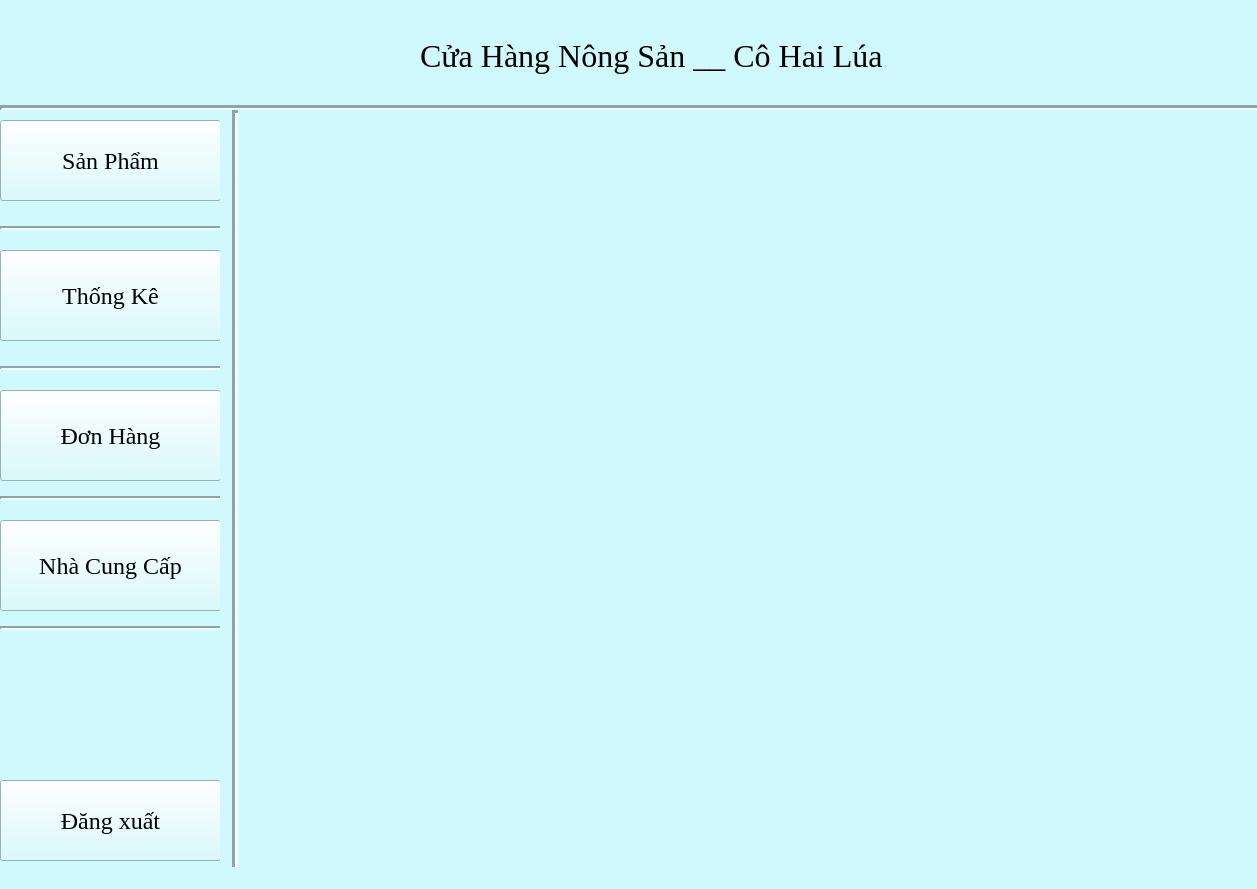
<?xml version="1.0" encoding="UTF-8"?>
<ui version="4.0">
 <class>MainWindow</class>
 <widget class="QMainWindow" name="MainWindow">
  <property name="geometry">
   <rect>
    <x>0</x>
    <y>0</y>
    <width>1257</width>
    <height>889</height>
   </rect>
  </property>
  <property name="windowTitle">
   <string>MainWindow</string>
  </property>
  <property name="styleSheet">
   <string notr="true">background-color: #D0F9FD;</string>
  </property>
  <widget class="QWidget" name="centralwidget">
   <property name="styleSheet">
    <string notr="true"/>
   </property>
   <widget class="QWidget" name="widget" native="true">
    <property name="geometry">
     <rect>
      <x>0</x>
      <y>0</y>
      <width>1271</width>
      <height>111</height>
     </rect>
    </property>
    <widget class="QLabel" name="Favicon">
     <property name="geometry">
      <rect>
       <x>80</x>
       <y>0</y>
       <width>131</width>
       <height>91</height>
      </rect>
     </property>
     <property name="text">
      <string/>
     </property>
    </widget>
    <widget class="QLabel" name="label">
     <property name="geometry">
      <rect>
       <x>420</x>
       <y>10</y>
       <width>501</width>
       <height>91</height>
      </rect>
     </property>
     <property name="font">
      <font>
       <family>Times New Roman</family>
       <pointsize>24</pointsize>
      </font>
     </property>
     <property name="text">
      <string>Cửa Hàng Nông Sản __ Cô Hai Lúa</string>
     </property>
    </widget>
    <widget class="Line" name="line">
     <property name="geometry">
      <rect>
       <x>0</x>
       <y>100</y>
       <width>1261</width>
       <height>16</height>
      </rect>
     </property>
     <property name="lineWidth">
      <number>3</number>
     </property>
     <property name="orientation">
      <enum>Qt::Horizontal</enum>
     </property>
    </widget>
   </widget>
   <widget class="QWidget" name="widget_2" native="true">
    <property name="geometry">
     <rect>
      <x>0</x>
      <y>110</y>
      <width>231</width>
      <height>801</height>
     </rect>
    </property>
    <widget class="QPushButton" name="btnDangXuat">
     <property name="geometry">
      <rect>
       <x>0</x>
       <y>670</y>
       <width>221</width>
       <height>81</height>
      </rect>
     </property>
     <property name="font">
      <font>
       <family>Times New Roman</family>
       <pointsize>18</pointsize>
      </font>
     </property>
     <property name="text">
      <string>Đăng xuất</string>
     </property>
    </widget>
    <widget class="QPushButton" name="btnSanPham">
     <property name="geometry">
      <rect>
       <x>0</x>
       <y>10</y>
       <width>221</width>
       <height>81</height>
      </rect>
     </property>
     <property name="font">
      <font>
       <family>Times New Roman</family>
       <pointsize>18</pointsize>
      </font>
     </property>
     <property name="text">
      <string>Sản Phẩm</string>
     </property>
    </widget>
    <widget class="QPushButton" name="btnThongKe">
     <property name="geometry">
      <rect>
       <x>0</x>
       <y>140</y>
       <width>221</width>
       <height>91</height>
      </rect>
     </property>
     <property name="font">
      <font>
       <family>Times New Roman</family>
       <pointsize>18</pointsize>
      </font>
     </property>
     <property name="text">
      <string>Thống Kê</string>
     </property>
    </widget>
    <widget class="Line" name="line_10">
     <property name="geometry">
      <rect>
       <x>0</x>
       <y>110</y>
       <width>231</width>
       <height>16</height>
      </rect>
     </property>
     <property name="lineWidth">
      <number>2</number>
     </property>
     <property name="orientation">
      <enum>Qt::Horizontal</enum>
     </property>
    </widget>
    <widget class="Line" name="line_12">
     <property name="geometry">
      <rect>
       <x>0</x>
       <y>250</y>
       <width>231</width>
       <height>16</height>
      </rect>
     </property>
     <property name="lineWidth">
      <number>2</number>
     </property>
     <property name="orientation">
      <enum>Qt::Horizontal</enum>
     </property>
    </widget>
    <widget class="QPushButton" name="btnDonHang">
     <property name="geometry">
      <rect>
       <x>0</x>
       <y>280</y>
       <width>221</width>
       <height>91</height>
      </rect>
     </property>
     <property name="font">
      <font>
       <family>Times New Roman</family>
       <pointsize>18</pointsize>
      </font>
     </property>
     <property name="text">
      <string>Đơn Hàng</string>
     </property>
    </widget>
    <widget class="QPushButton" name="btnNhaCungCap">
     <property name="geometry">
      <rect>
       <x>0</x>
       <y>410</y>
       <width>221</width>
       <height>91</height>
      </rect>
     </property>
     <property name="font">
      <font>
       <family>Times New Roman</family>
       <pointsize>18</pointsize>
      </font>
     </property>
     <property name="text">
      <string>Nhà Cung Cấp</string>
     </property>
    </widget>
    <widget class="Line" name="line_13">
     <property name="geometry">
      <rect>
       <x>0</x>
       <y>380</y>
       <width>231</width>
       <height>16</height>
      </rect>
     </property>
     <property name="lineWidth">
      <number>2</number>
     </property>
     <property name="orientation">
      <enum>Qt::Horizontal</enum>
     </property>
    </widget>
    <widget class="Line" name="line_14">
     <property name="geometry">
      <rect>
       <x>0</x>
       <y>510</y>
       <width>231</width>
       <height>16</height>
      </rect>
     </property>
     <property name="lineWidth">
      <number>2</number>
     </property>
     <property name="orientation">
      <enum>Qt::Horizontal</enum>
     </property>
    </widget>
   </widget>
   <widget class="Line" name="line_2">
    <property name="geometry">
     <rect>
      <x>220</x>
      <y>110</y>
      <width>31</width>
      <height>801</height>
     </rect>
    </property>
    <property name="lineWidth">
     <number>3</number>
    </property>
    <property name="orientation">
     <enum>Qt::Vertical</enum>
    </property>
   </widget>
   <widget class="QLabel" name="Images">
    <property name="geometry">
     <rect>
      <x>240</x>
      <y>110</y>
      <width>1021</width>
      <height>801</height>
     </rect>
    </property>
    <property name="text">
     <string/>
    </property>
   </widget>
  </widget>
  <widget class="QStatusBar" name="statusbar"/>
 </widget>
 <resources/>
 <connections/>
</ui>
